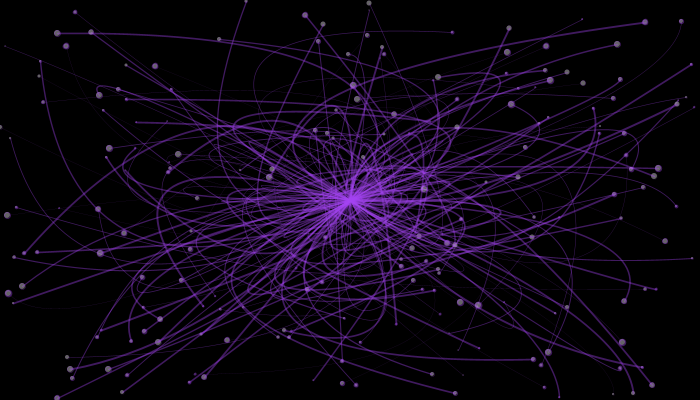
Frame 1 (no input)
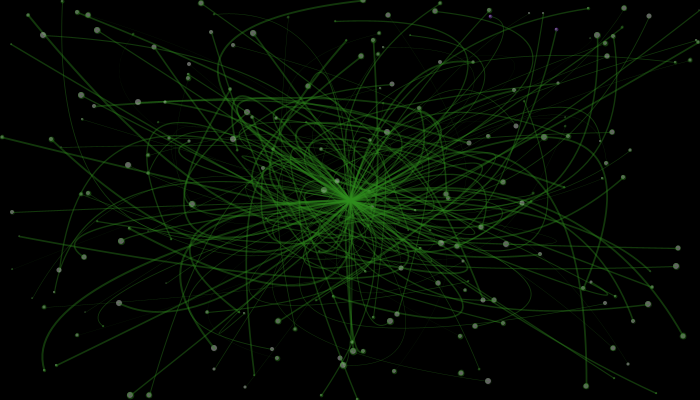
Frame 2 (the mouse pressed at the canvas centre, redrawn once)

The Processing sketch that drew these frames (run headless with seeded random() and noise(); the mouse was pressed at the canvas centre and the sketch redrawn once):

// Processing sketch: processing_90553
// ── processing_90553.pde

int ellipse_num = 200;
int alpha = 100;
color c = color(int(random(255)),int(random(255)),int(random(255)));

void setup(){
  size(700,400);
  smooth();
  noStroke();
  noLoop();
}

void draw(){
  background(0);
  int x,y=0;
  int last_x=0,last_y=0;
  int radius=0;
  for(int i=0;i<ellipse_num;i++){
    radius = int(random(1,width/100));
    x=int(random(width));
    y=int(random(height));
    fill(255,alpha);
    ellipse(x,y,radius,radius);
    if(i>0){
      noFill();
      stroke(c,alpha);
      strokeWeight(random(2));
      bezier(last_x,last_y,x,y,width/2,height/2,width/2,height/2);     
  }
    last_x=x;
    last_y=y;
  }
}

void mousePressed(){
  c=color(int(random(255)),int(random(255)),int(random(255)));
  redraw();
}
